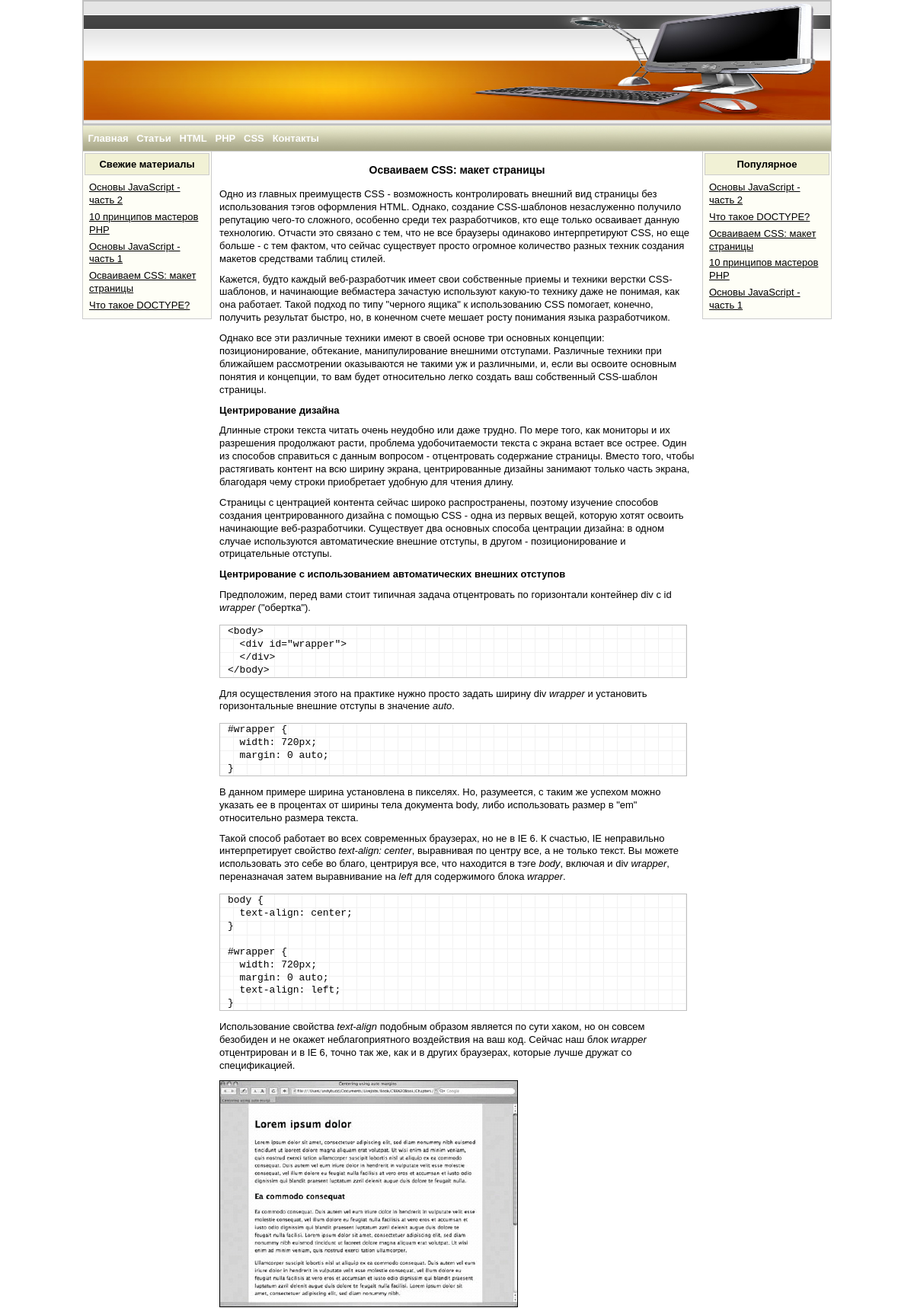
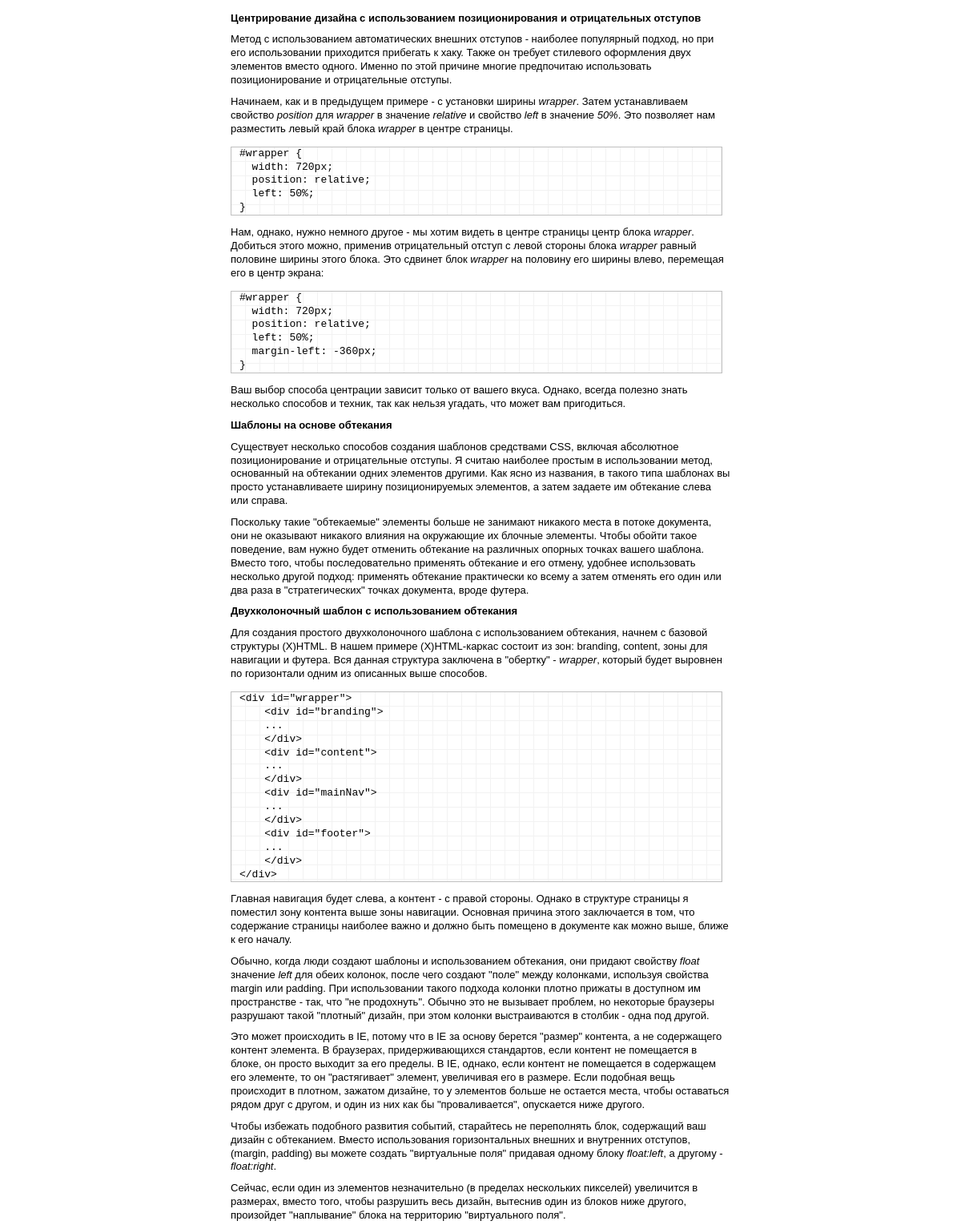
/materials/4 (upper part), run on the app's committed database (2 pictures, top to bottom).
### tables this page shows
CREATE TABLE `materials` (
  `material_id` int(6) NOT NULL,
  `description` varchar(200) NOT NULL,
  `keywords` varchar(200) NOT NULL,
  `title` varchar(200) NOT NULL,
  `short_text` text NOT NULL,
  `main_text` text NOT NULL,
  `author` varchar(80) NOT NULL,
  `section0` varchar(30) NOT NULL,
  `section1` varchar(30) NOT NULL,
  `section2` varchar(30) NOT NULL,
  `section3` varchar(30) NOT NULL,
  `section4` varchar(30) NOT NULL,
  `small_img_url` varchar(200) NOT NULL,
  `count_views` int(8) NOT NULL DEFAULT '0',
  `date` timestamp NOT NULL DEFAULT CURRENT_TIMESTAMP ON UPDATE CURRENT_TIMESTAMP
);

### application/libraries/display_lib.php (called while the page is built, shortened)
<?php defined('BASEPATH') OR exit('No direct script access allowed');
class Display_lib
{
    public function user_page($data,$name)
    {
        $CI =& get_instance ();
        $CI->load->view('preheader_view',$data);
        $CI->load->view('header_view');
        $CI->load->view('top_navigation_view');
        $CI->load->view($name.'_view',$data);
        $CI->load->view('leftblock_view',$data);
        $CI->load->view('rightblock_view',$data);
    }
}

### application/controllers/materials.php (called while the page is built, shortened)
<?php defined('BASEPATH') OR exit('No direct script access allowed');
class Materials extends CI_Controller
{
    public function show($material_id)
    {
        $data = array();
        $data['latest_materials'] = $this->materials_model->get_latest();
        $data['popular_materials'] = $this->materials_model->get_popular();
        $data['main_info'] = $this->materials_model->get($material_id);
        if (empty($data['main_info']))
        {
            $data['info'] = 'Нет такого материала';
            $name = 'info';
            $this->display_lib->user_info_page($data,$name);
        }
        else
        {
            $counter_data = array('count_views' => $data['main_info']['count_views'] + 1);
            $this->materials_model->update_counter($material_id,$counter_data);
            $data['fail_captcha'] = '';
            $data['success_comment'] = '';
            $data['imgcode'] = $this->captcha_lib->captcha_actions();
            $data['comments_list'] = $this->comments_model->get_by($material_id);
            $name = 'materials/content';
            $this->display_lib->user_page($data,$name);
        }
    }
}

### index.php (called while the page is built, shortened)
<?php
require_once BASEPATH.'core/CodeIgniter.php';

### application/models/crud.php (called while the page is built, shortened)
<?php defined('BASEPATH') OR exit('No direct script access allowed');
class Crud extends CI_Model
{
    public $table = '';
    public $idkey = '';
    public function get($obj_id)
    {
        $this->db->where($this->idkey,$obj_id);
        $query = $this->db->get($this->table);
        return $query->row_array();
    }
}
?>

### application/models/materials_model.php (called while the page is built, shortened)
<?php defined('BASEPATH') OR exit('No direct script access allowed');
class Materials_model extends Crud
{
    public function get_latest()
    {
        $this->db->order_by ('material_id','desc');
        $this->db->limit (6);
        $query = $this->db->get('materials');
        return $query->result_array();
    }
    public function get_popular()
    {
        $this->db->order_by('count_views','desc');
        $this->db->limit (5);
        $query = $this->db->get('materials');
        return $query->result_array();
    }
    public function update_counter($material_id,$counter_data)
    {
        $this->db->where('material_id',$material_id);
        $this->db->update('materials',$counter_data);
    }
}
?>

### application/views/leftblock_view.php (the view)
<div id="leftblock">
    <table>
        <tr>
            <td class="tdview">
                <h2 class = "sidebartitle">Свежие материалы</h2>
            </td>
        </tr>
        <tr>
            <td>
                <?php foreach ($latest_materials as $item):?>
                    <p><a href = "<?=base_url()."materials/$item[material_id]";?>"><?=$item['title'];?></a></p>
                <?php endforeach;?>
            </td>
        </tr>
    </table>
</div>

### application/views/materials/content_view.php (shortened to what this page needs)
<div id="wrapper">
    <div id="content">
        <h2><?=$main_info['title'];?></h2>
        <?=$main_info['main_text'];?>
    </div>
</div>

### application/views/rightblock_view.php
<div id="rightblock">
    <table>
        <tr>
            <td class="tdview">
                <h2 class = "sidebartitle">Популярное</h2>
            </td>
        </tr>
        <tr>
            <td>
                <?php foreach ($popular_materials as $item):?>
                    <p><a href = "<?=base_url()."materials/$item[material_id]";?>"><?=$item['title'];?></a></p>
                <?php endforeach;?>
            </td>
        </tr>
    </table>
</div>

### styles/style.css (style rules this page uses)
body { margin:0; padding:0; color:#000000; font-family: Verdana, Arial, Helvetica, sans-serif; }
a:link { color: #000000; }
pre { margin-left: 10px; margin-right: 20px; padding-left: 10px; padding-right: 10px; background: url('../img/pre_bg.gif') repeat; border: 1px solid silver; overflow:auto; overflow-y:hidden; }
div#wrapper { float: left; width: 100%; }
div#content { line-height: 1.3; margin: 0px 170px; margin-top: 10px; background: #ffffff; }
div#content p { color: #000000; font-size: 13px; font-weight: normal; margin: 10px; text-align: left; }
div#content h2 { font-size: 14px; margin: 15px 10px; text-align: center; }
div#leftblock { float: left; width: 170px; margin-left: -984px; margin-top: 0px; margin-bottom: 10px; text-align: left; border: 0px; }
div#leftblock table { width: 170px; background: #fefef6; border-top: 0px solid #cccccc; border-right: 1px solid #cccccc; border-bottom: 1px solid #cccccc; border-left: 1px solid #cccccc; border-spacing: 2px; }
div#leftblock p { margin: 5px; line-height: 1.3; text-align: left; font-size: 13px; font-weight: normal; color: #000000; }
div#rightblock { float: left; width: 170px; margin-top: 0px; margin-left: -170px; margin-bottom: 10px; text-align: left; border: 0px; }
div#rightblock table { width: 170px; background: #fefef6; border-top: 0px solid #cccccc; border-right: 1px solid #cccccc; border-bottom: 1px solid #cccccc; border-left: 1px solid #cccccc; border-spacing: 2px; }
div#rightblock p { margin: 5px; line-height: 1.3; text-align: left; font-size: 13px; font-weight: normal; color: #000000; }
.tdview { background: #f1f1d5; border-top: 1px solid #cccccc; border-bottom: 1px solid #cccccc; border-left: 1px solid #cccccc; border-right: 1px solid #cccccc; }
.sidebartitle { font-size: 13px; font-weight: bold; text-align: center; margin: 5px 0px; }

### data on the page
materials: title "Осваиваем CSS: макет страницы", main_text "Одно из главных преимуществ CSS - возможность контролировать внешний вид страницы без использования тэгов оформления HTML. Однако, создание CSS-шаблонов незаслуженно получило репутацию чего-то сложного, особенно среди тех разработчиков, кто еще только осваивает данную технологию. Отчасти это связано с тем, что не все браузеры одинаково интерпретируют CSS, но еще больше - с тем фактом, что сейчас существует просто огромное количество разных техник создания макетов средствами таблиц стилей. Кажется, будто каждый веб-разработчик имеет свои собственные приемы и техники верстки CSS-шаблонов, и начинающие вебмастера зачастую используют какую-то технику даже не понимая, как она работает. Такой…", main_text (picture)
materials: title "Основы JavaScript - часть 2"
materials: title "10 принципов мастеров PHP"
materials: title "Основы JavaScript - часть 1"
materials: title "Что такое DOCTYPE?"
